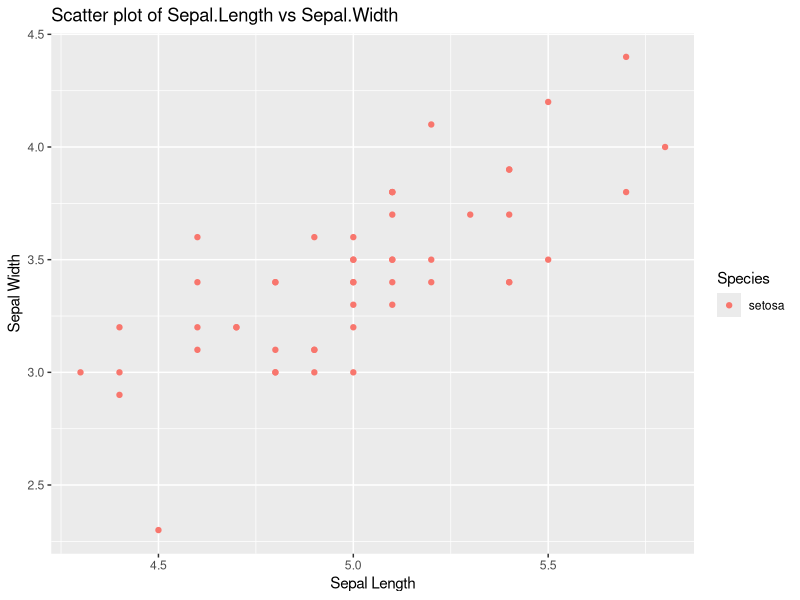

Recreate this plot in R.

bw_rule <- function(delta, rule = 'ucv') {
  # Values must be in range 1, Inf. Take inverse if values are in range 0, 1
  if (min(delta) < 1) {
    delta <- 1/delta
  }
  # Values == 1 are artifacts of DEA method and should be removed for h
  delta_m <- delta[delta > 1]
  delta_2m <- c(delta_m, 2 - delta_m)
  # See Daraio & Wilson (2007) for a discussion on methods for determining bandwidth
  h <- switch(rule,
    silverman = bw.nrd0(delta_2m),
    scott = bw.nrd(delta_2m),
    ucv = suppressWarnings({ h <- bw.ucv(delta_2m) }),
    suppressWarnings({ h <- bw.ucv(delta_2m) })
  )
  # See Daraio & Wilson (2007), p. 61, eq. 3.26
  h <- h * 2^(1/5) * (length(delta_m)/length(delta))^(1/5) * (sd(delta)/sd(delta_2m))
  h
}

# Generate a dataset of 100 random numbers between 0 and 2
set.seed(123) # for reproducibility
delta <- runif(100, min = 0, max = 2)

# Use the bw_rule function on the dataset
h <- bw_rule(delta, rule = 'ucv')

# Print the calculated bandwidth
print(h)

data(iris)
head(iris)

library(dplyr)
library(stringr)

# Filter the iris dataframe
iris_filtered <- iris %>% filter(str_starts(Species, "s"))

# Print the first few rows of the filtered dataframe
head(iris_filtered)

library(ggplot2)

ggplot(iris_filtered, aes(x = Sepal.Length, y = Sepal.Width, color = Species)) +
    geom_point() +
    labs(title = "Scatter plot of Sepal.Length vs Sepal.Width",
             x = "Sepal Length",
             y = "Sepal Width",
             color = "Species")
